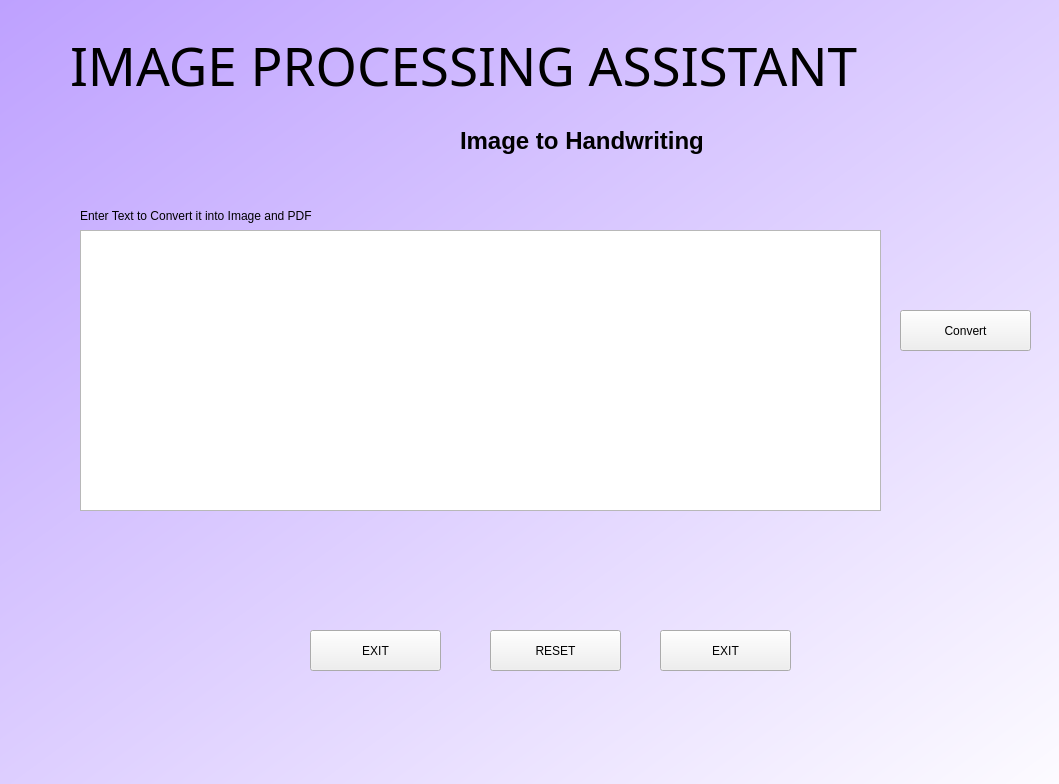
<?xml version="1.0" encoding="UTF-8"?>
<ui version="4.0">
 <class>Dialog</class>
 <widget class="QDialog" name="Dialog">
  <property name="geometry">
   <rect>
    <x>0</x>
    <y>0</y>
    <width>1059</width>
    <height>784</height>
   </rect>
  </property>
  <property name="windowTitle">
   <string>Dialog</string>
  </property>
  <widget class="QLabel" name="label">
   <property name="geometry">
    <rect>
     <x>1059</x>
     <y>784</y>
     <width>351</width>
     <height>61</height>
    </rect>
   </property>
   <property name="font">
    <font>
     <pointsize>18</pointsize>
     <weight>75</weight>
     <bold>true</bold>
    </font>
   </property>
   <property name="mouseTracking">
    <bool>false</bool>
   </property>
   <property name="layoutDirection">
    <enum>Qt::LeftToRight</enum>
   </property>
   <property name="autoFillBackground">
    <bool>false</bool>
   </property>
   <property name="styleSheet">
    <string notr="true">border-radius:50px;</string>
   </property>
   <property name="text">
    <string>Image to Sketch</string>
   </property>
  </widget>
  <widget class="QPushButton" name="mic">
   <property name="geometry">
    <rect>
     <x>1059</x>
     <y>784</y>
     <width>111</width>
     <height>151</height>
    </rect>
   </property>
   <property name="font">
    <font>
     <family>Eras Demi ITC</family>
     <pointsize>12</pointsize>
     <weight>50</weight>
     <italic>false</italic>
     <bold>false</bold>
     <stylestrategy>NoAntialias</stylestrategy>
    </font>
   </property>
   <property name="cursor">
    <cursorShape>OpenHandCursor</cursorShape>
   </property>
   <property name="autoFillBackground">
    <bool>false</bool>
   </property>
   <property name="styleSheet">
    <string notr="true">font: 12pt &quot;Eras Demi ITC&quot;;

border-radius:55px;</string>
   </property>
   <property name="text">
    <string/>
   </property>
   <property name="icon">
    <iconset>
     <normaloff>mic.png</normaloff>mic.png</iconset>
   </property>
   <property name="iconSize">
    <size>
     <width>50</width>
     <height>50</height>
    </size>
   </property>
   <property name="checkable">
    <bool>true</bool>
   </property>
   <property name="autoRepeatInterval">
    <number>107</number>
   </property>
   <property name="default">
    <bool>false</bool>
   </property>
  </widget>
  <widget class="QPushButton" name="pushButton_9">
   <property name="geometry">
    <rect>
     <x>1059</x>
     <y>784</y>
     <width>131</width>
     <height>41</height>
    </rect>
   </property>
   <property name="styleSheet">
    <string notr="true"/>
   </property>
   <property name="text">
    <string>EXIT</string>
   </property>
  </widget>
  <widget class="QPushButton" name="pushButton_11">
   <property name="geometry">
    <rect>
     <x>1059</x>
     <y>784</y>
     <width>131</width>
     <height>41</height>
    </rect>
   </property>
   <property name="styleSheet">
    <string notr="true"/>
   </property>
   <property name="text">
    <string>Convert</string>
   </property>
  </widget>
  <widget class="QPushButton" name="pushButton_10">
   <property name="geometry">
    <rect>
     <x>1059</x>
     <y>784</y>
     <width>131</width>
     <height>41</height>
    </rect>
   </property>
   <property name="styleSheet">
    <string notr="true">font: 75 12pt &quot;MS Shell Dlg 2&quot;;</string>
   </property>
   <property name="text">
    <string>HOME</string>
   </property>
  </widget>
  <widget class="QTextEdit" name="textEdit">
   <property name="geometry">
    <rect>
     <x>1059</x>
     <y>784</y>
     <width>421</width>
     <height>131</height>
    </rect>
   </property>
   <property name="html">
    <string>&lt;!DOCTYPE HTML PUBLIC &quot;-//W3C//DTD HTML 4.0//EN&quot; &quot;http://www.w3.org/TR/REC-html40/strict.dtd&quot;&gt;
&lt;html&gt;&lt;head&gt;&lt;meta name=&quot;qrichtext&quot; content=&quot;1&quot; /&gt;&lt;style type=&quot;text/css&quot;&gt;
p, li { white-space: pre-wrap; }
&lt;/style&gt;&lt;/head&gt;&lt;body style=&quot; font-family:'MS Shell Dlg 2'; font-size:8.25pt; font-weight:400; font-style:normal;&quot;&gt;
&lt;p style=&quot;-qt-paragraph-type:empty; margin-top:0px; margin-bottom:0px; margin-left:0px; margin-right:0px; -qt-block-indent:0; text-indent:0px;&quot;&gt;&lt;br /&gt;&lt;/p&gt;&lt;/body&gt;&lt;/html&gt;</string>
   </property>
  </widget>
  <widget class="QPushButton" name="pushButton_8">
   <property name="geometry">
    <rect>
     <x>1059</x>
     <y>784</y>
     <width>131</width>
     <height>41</height>
    </rect>
   </property>
   <property name="styleSheet">
    <string notr="true"/>
   </property>
   <property name="text">
    <string>RESET</string>
   </property>
  </widget>
  <widget class="QLabel" name="label_2">
   <property name="geometry">
    <rect>
     <x>1059</x>
     <y>784</y>
     <width>1051</width>
     <height>131</height>
    </rect>
   </property>
   <property name="font">
    <font>
     <family>Cooper Black</family>
     <pointsize>40</pointsize>
     <weight>50</weight>
     <italic>false</italic>
     <bold>false</bold>
    </font>
   </property>
   <property name="mouseTracking">
    <bool>false</bool>
   </property>
   <property name="layoutDirection">
    <enum>Qt::LeftToRight</enum>
   </property>
   <property name="autoFillBackground">
    <bool>false</bool>
   </property>
   <property name="styleSheet">
    <string notr="true">border-radius:50px;
font: 40pt &quot;Cooper Black&quot;;


</string>
   </property>
   <property name="text">
    <string>IMAGE PROCESSING ASSISTANT</string>
   </property>
  </widget>
  <widget class="QLabel" name="label_3">
   <property name="geometry">
    <rect>
     <x>1059</x>
     <y>784</y>
     <width>421</width>
     <height>31</height>
    </rect>
   </property>
   <property name="styleSheet">
    <string notr="true">font: 12pt &quot;MS Shell Dlg 2&quot;;</string>
   </property>
   <property name="text">
    <string>Drag and drop the Image or Enter Path of an image</string>
   </property>
  </widget>
  <widget class="QLabel" name="label_4">
   <property name="geometry">
    <rect>
     <x>460</x>
     <y>110</y>
     <width>351</width>
     <height>61</height>
    </rect>
   </property>
   <property name="font">
    <font>
     <pointsize>18</pointsize>
     <weight>75</weight>
     <bold>true</bold>
    </font>
   </property>
   <property name="mouseTracking">
    <bool>false</bool>
   </property>
   <property name="layoutDirection">
    <enum>Qt::LeftToRight</enum>
   </property>
   <property name="autoFillBackground">
    <bool>false</bool>
   </property>
   <property name="styleSheet">
    <string notr="true">border-radius:50px;</string>
   </property>
   <property name="text">
    <string>Image to Handwriting</string>
   </property>
  </widget>
  <widget class="QPushButton" name="exit">
   <property name="geometry">
    <rect>
     <x>660</x>
     <y>630</y>
     <width>131</width>
     <height>41</height>
    </rect>
   </property>
   <property name="styleSheet">
    <string notr="true"/>
   </property>
   <property name="text">
    <string>EXIT</string>
   </property>
  </widget>
  <widget class="QPushButton" name="convert">
   <property name="geometry">
    <rect>
     <x>900</x>
     <y>310</y>
     <width>131</width>
     <height>41</height>
    </rect>
   </property>
   <property name="styleSheet">
    <string notr="true"/>
   </property>
   <property name="text">
    <string>Convert</string>
   </property>
  </widget>
  <widget class="QTextEdit" name="textEdit_2">
   <property name="geometry">
    <rect>
     <x>80</x>
     <y>230</y>
     <width>801</width>
     <height>281</height>
    </rect>
   </property>
   <property name="html">
    <string>&lt;!DOCTYPE HTML PUBLIC &quot;-//W3C//DTD HTML 4.0//EN&quot; &quot;http://www.w3.org/TR/REC-html40/strict.dtd&quot;&gt;
&lt;html&gt;&lt;head&gt;&lt;meta name=&quot;qrichtext&quot; content=&quot;1&quot; /&gt;&lt;style type=&quot;text/css&quot;&gt;
p, li { white-space: pre-wrap; }
&lt;/style&gt;&lt;/head&gt;&lt;body style=&quot; font-family:'MS Shell Dlg 2'; font-size:8.25pt; font-weight:400; font-style:normal;&quot;&gt;
&lt;p style=&quot;-qt-paragraph-type:empty; margin-top:0px; margin-bottom:0px; margin-left:0px; margin-right:0px; -qt-block-indent:0; text-indent:0px;&quot;&gt;&lt;br /&gt;&lt;/p&gt;&lt;/body&gt;&lt;/html&gt;</string>
   </property>
  </widget>
  <widget class="QPushButton" name="pushButton_15">
   <property name="geometry">
    <rect>
     <x>490</x>
     <y>630</y>
     <width>131</width>
     <height>41</height>
    </rect>
   </property>
   <property name="styleSheet">
    <string notr="true"/>
   </property>
   <property name="text">
    <string>RESET</string>
   </property>
  </widget>
  <widget class="QLabel" name="label_5">
   <property name="geometry">
    <rect>
     <x>70</x>
     <y>0</y>
     <width>1051</width>
     <height>131</height>
    </rect>
   </property>
   <property name="font">
    <font>
     <family>Cooper Black</family>
     <pointsize>40</pointsize>
     <weight>50</weight>
     <italic>false</italic>
     <bold>false</bold>
    </font>
   </property>
   <property name="mouseTracking">
    <bool>false</bool>
   </property>
   <property name="layoutDirection">
    <enum>Qt::LeftToRight</enum>
   </property>
   <property name="autoFillBackground">
    <bool>false</bool>
   </property>
   <property name="styleSheet">
    <string notr="true">border-radius:50px;
font: 40pt &quot;Cooper Black&quot;;


</string>
   </property>
   <property name="text">
    <string>IMAGE PROCESSING ASSISTANT</string>
   </property>
  </widget>
  <widget class="QLabel" name="label_6">
   <property name="geometry">
    <rect>
     <x>80</x>
     <y>200</y>
     <width>421</width>
     <height>31</height>
    </rect>
   </property>
   <property name="styleSheet">
    <string notr="true">font: 12pt &quot;MS Shell Dlg 2&quot;;</string>
   </property>
   <property name="text">
    <string>Enter Text to Convert it into Image and PDF</string>
   </property>
  </widget>
  <widget class="QLabel" name="convertedlabel">
   <property name="geometry">
    <rect>
     <x>80</x>
     <y>520</y>
     <width>421</width>
     <height>31</height>
    </rect>
   </property>
   <property name="styleSheet">
    <string notr="true">font: 12pt &quot;MS Shell Dlg 2&quot;;</string>
   </property>
   <property name="text">
    <string/>
   </property>
  </widget>
  <widget class="QWidget" name="widget" native="true">
   <property name="geometry">
    <rect>
     <x>-40</x>
     <y>-20</y>
     <width>1141</width>
     <height>841</height>
    </rect>
   </property>
   <property name="styleSheet">
    <string notr="true">background-color: qlineargradient(spread:pad, x1:0, y1:0, x2:1, y2:1, stop:0 rgba(188, 158, 255, 255), stop:1 rgba(255, 255, 255, 255));</string>
   </property>
  </widget>
  <widget class="QPushButton" name="home">
   <property name="geometry">
    <rect>
     <x>310</x>
     <y>630</y>
     <width>131</width>
     <height>41</height>
    </rect>
   </property>
   <property name="styleSheet">
    <string notr="true"/>
   </property>
   <property name="text">
    <string>EXIT</string>
   </property>
  </widget>
  <zorder>widget</zorder>
  <zorder>label</zorder>
  <zorder>mic</zorder>
  <zorder>pushButton_9</zorder>
  <zorder>pushButton_11</zorder>
  <zorder>pushButton_10</zorder>
  <zorder>textEdit</zorder>
  <zorder>pushButton_8</zorder>
  <zorder>label_2</zorder>
  <zorder>label_3</zorder>
  <zorder>label_4</zorder>
  <zorder>exit</zorder>
  <zorder>convert</zorder>
  <zorder>textEdit_2</zorder>
  <zorder>pushButton_15</zorder>
  <zorder>label_5</zorder>
  <zorder>label_6</zorder>
  <zorder>convertedlabel</zorder>
  <zorder>home</zorder>
 </widget>
 <resources/>
 <connections/>
</ui>
